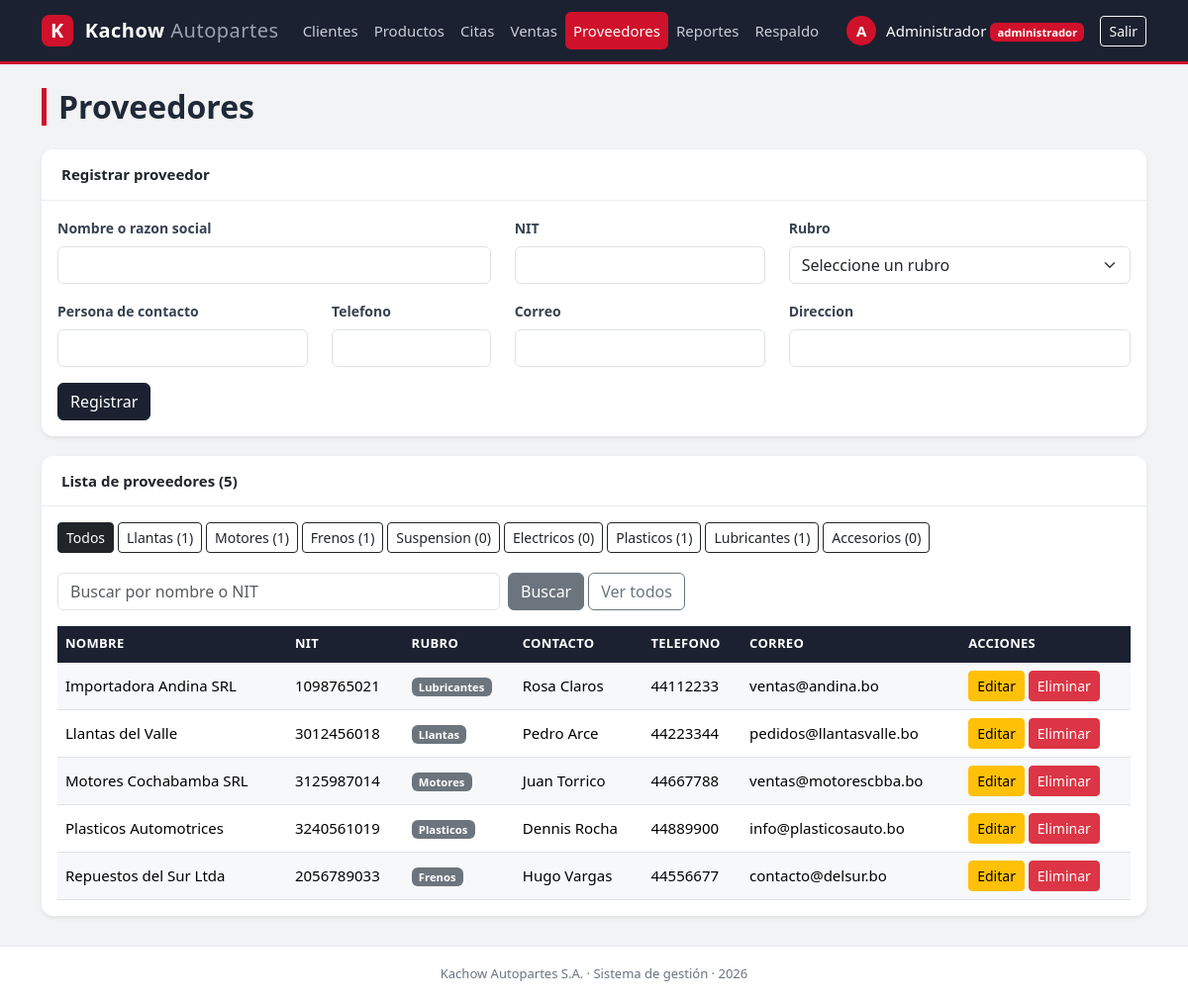
/proveedores.php (signed in), run on the app's committed database.
### tables this page shows
create table proveedores (
    id int auto_increment primary key,
    nombre varchar(120) not null,
    nit varchar(20) not null,
    rubro varchar(40) not null,
    contacto varchar(100),
    telefono varchar(20),
    correo varchar(100),
    direccion varchar(150)
);

### rubros.php (called while the page is built)
<?php
    $rubros = array("Llantas", "Motores", "Frenos", "Suspension", "Electricos", "Plasticos", "Lubricantes", "Accesorios");
?>

### proveedores.php (the view, shortened to what this page needs)
<?php
    include("conexion.php");
    include("rubros.php");
    $texto = "";
    $rubro = "";
    $condicion = "";
    $consulta = "select * from proveedores $condicion order by nombre";
    $resultado = mysqli_query($conexion, $consulta);
    $conteo = array();
    $resultado_rubros = mysqli_query($conexion, "select rubro, count(*) as total
                                                 from proveedores group by rubro");
    while($fila_rubro = mysqli_fetch_assoc($resultado_rubros)){
        $conteo[$fila_rubro['rubro']] = $fila_rubro['total'];
    }
    include("menu.php");
?>
    <h2 class="mb-4">Proveedores</h2>
    <div class="card shadow-sm">
        <div class="card-header bg-white fw-bold">Registrar proveedor</div>
        <div class="card-body">
            <form action="proveedores_registrar.php" method="POST">
                <div class="row">
                    <div class="col-md-5 mb-3">
                        <label class="form-label">Nombre o razon social</label>
                        <input type="text" name="nombre" class="form-control" maxlength="120" required>
                    </div>
                    <div class="col-md-3 mb-3">
                        <label class="form-label">NIT</label>
                        <input type="text" name="nit" class="form-control" maxlength="15"
                               pattern="[0-9]{5,15}" title="Solo numeros, entre 5 y 15" required>
                    </div>
                    <div class="col-md-4 mb-3">
                        <label class="form-label">Rubro</label>
                        <select name="rubro" class="form-select" required>
                            <option value="">Seleccione un rubro</option>
                        </select>
                    </div>
                    <div class="col-md-3 mb-3">
                        <label class="form-label">Persona de contacto</label>
                        <input type="text" name="contacto" class="form-control" maxlength="100">
                    </div>
                    <div class="col-md-2 mb-3">
                        <label class="form-label">Telefono</label>
                        <input type="text" name="telefono" class="form-control" maxlength="8"
                               pattern="[0-9]{7,8}" title="7 u 8 numeros">
                    </div>
                    <div class="col-md-3 mb-3">
                        <label class="form-label">Correo</label>
                        <input type="email" name="correo" class="form-control" maxlength="100">
                    </div>
                    <div class="col-md-4 mb-3">
                        <label class="form-label">Direccion</label>
                        <input type="text" name="direccion" class="form-control" maxlength="150">
                    </div>
                </div>
                <button type="submit" class="btn btn-primary">Registrar</button>
            </form>
        </div>
    </div>
    <div class="card shadow-sm">
        <div class="card-header bg-white fw-bold">
            Lista de proveedores (<?php echo mysqli_num_rows($resultado); ?>)
        </div>
        <div class="card-body">
            <div class="mb-3">
                <a href="proveedores.php"
                   class="btn btn-sm <?php if($rubro == ""){ echo "btn-dark"; }else{ echo "btn-outline-dark"; } ?> mb-1">Todos</a>
                <?php foreach($rubros as $r){ ?>
                    <a href="proveedores.php?rubro=<?php echo $r; ?>"
                       class="btn btn-sm <?php if($rubro == $r){ echo "btn-dark"; }else{ echo "btn-outline-dark"; } ?> mb-1">
                        <?php echo $r; ?>
                        (<?php if(isset($conteo[$r])){ echo $conteo[$r]; }else{ echo 0; } ?>)
                    </a>
                <?php } ?>
            </div>
            <form action="proveedores.php" method="GET" class="row g-2 mb-3">
                <div class="col-md-5">
                    <input type="text" name="buscar" class="form-control"
                           placeholder="Buscar por nombre o NIT"
                           value="<?php echo htmlspecialchars($texto); ?>">
                </div>
                <div class="col-md-4">
                    <button type="submit" class="btn btn-secondary">Buscar</button>
                    <a href="proveedores.php" class="btn btn-outline-secondary">Ver todos</a>
                </div>
            </form>
            <div class="table-responsive">
                <table class="table table-striped table-hover align-middle">
                    <thead class="table-dark">
                        <tr>
                            <th>Nombre</th>
                            <th>NIT</th>
                            <th>Rubro</th>
                            <th>Contacto</th>
                            <th>Telefono</th>
                            <th>Correo</th>
                            <th>Acciones</th>
                        </tr>
                    </thead>
                    <tbody>
                    <?php if(mysqli_num_rows($resultado) > 0){ ?>
                        <?php while($fila = mysqli_fetch_assoc($resultado)){ ?>
                            <tr>
                                <td><?php echo $fila['nombre']; ?></td>
                                <td><?php echo $fila['nit']; ?></td>
                                <td><span class="badge bg-secondary"><?php echo $fila['rubro']; ?></span></td>
                                <td><?php echo $fila['contacto']; ?></td>
                                <td><?php echo $fila['telefono']; ?></td>
                                <td><?php echo $fila['correo']; ?></td>
                                <td class="text-nowrap">
                                    <a href="proveedores_editar.php?id=<?php echo $fila['id']; ?>"
                                       class="btn btn-sm btn-warning">Editar</a>
                                    <a href="proveedores_eliminar.php?id=<?php echo $fila['id']; ?>"
                                       class="btn btn-sm btn-danger"
                                       onclick="return confirm('Seguro que desea eliminar este proveedor?')">Eliminar</a>
                                </td>
                            </tr>
                        <?php } ?>
                    <?php }else{ ?>
                        <tr>
                            <td colspan="7">No se encontraron proveedores</td>
                        </tr>
                    <?php } ?>
                    </tbody>
                </table>
            </div>
        </div>
    </div>
<?php include("pie.php"); ?>

### estilos.css (style rules this page uses)
body { background-color: #f2f3f5; color: #1f2937; font-family: "Segoe UI", Roboto, "Helvetica Neue", Arial, sans-serif; font-size: 15px; }
.contenido h2 { font-weight: 700; border-left: 5px solid #d0112b; padding-left: 12px; }
.card { border: none; border-radius: 12px; margin-bottom: 20px; }
.card-header { padding: 14px 20px; border-bottom: 1px solid #eceef1; font-weight: 600; }
.card-header:first-child { border-radius: 12px 12px 0 0; }
.table { --bs-table-striped-bg: #f7f8fa; --bs-table-hover-bg: #fdecee; }
.table thead th { background-color: #1b2130; border-color: #1b2130; color: #ffffff; font-size: 13px; font-weight: 600; text-transform: uppercase; letter-spacing: 0.3px; }
.card .table { margin-bottom: 0; }
.btn-primary { --bs-btn-bg: #1b2130; --bs-btn-border-color: #1b2130; --bs-btn-hover-bg: #d0112b; --bs-btn-hover-border-color: #d0112b; --bs-btn-active-bg: #a80d22; --bs-btn-active-border-color: #a80d22; }
.form-label { font-size: 14px; font-weight: 600; color: #374151; }

### data on the page
proveedores: nombre "Importadora Andina SRL", nit "1098765021", rubro "Lubricantes", contacto "Rosa Claros", telefono "44112233", correo "ventas@andina.bo"
proveedores: nombre "Llantas del Valle", nit "3012456018", rubro "Llantas", contacto "Pedro Arce", telefono "44223344", correo "pedidos@llantasvalle.bo"
proveedores: nombre "Motores Cochabamba SRL", nit "3125987014", rubro "Motores", contacto "Juan Torrico", telefono "44667788", correo "ventas@motorescbba.bo"
proveedores: nombre "Plasticos Automotrices", nit "3240561019", rubro "Plasticos", contacto "Dennis Rocha", telefono "44889900", correo "info@plasticosauto.bo"
proveedores: nombre "Repuestos del Sur Ltda", nit "2056789033", rubro "Frenos", contacto "Hugo Vargas", telefono "44556677", correo "contacto@delsur.bo"

### other printed values
substr($_SESSION['nombre'], 0, 1) "A"
$_SESSION['nombre'] "Administrador"
$_SESSION['rol'] "administrador"
mysqli_num_rows($resultado) "5"
$r "Llantas"
$conteo[$r] "1"
$r "Motores"
$r "Frenos"
$r "Suspension"
$r "Electricos"
$r "Plasticos"
$r "Lubricantes"
$r "Accesorios"
